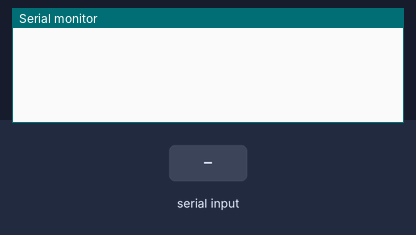
The sketch below on a simulated Arduino Uno, built with avr-gcc and run on an emulated ATmega328P. On the bench: the last lines printed to the serial monitor. Inputs (shaded band) come from the test bench.

Above: at 1.2 s.
1.3 s: "Y90\n" received over the second serial link
At 2.4 s:
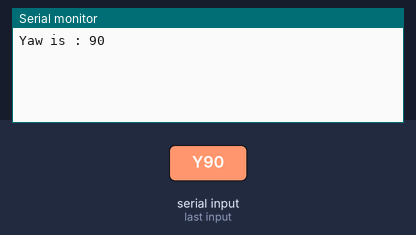
2.8 s: "Y" received over the second serial link
At 4.3 s:
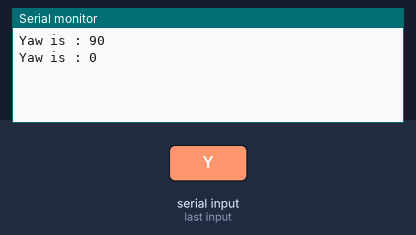

Measured:
- after the input at 1.3 s, the serial monitor: prints a new line at once (image 1)
- after the input at 2.8 s, the serial monitor: prints a new line at once (image 2)

The sketch:

IMU_testing.ino
```cpp
#include<SoftwareSerial.h>

SoftwareSerial IMU(6,5);  //Rx, Tx

void setup() {
  Serial.begin(57600);
  IMU.begin(57600);
}

void loop() {
  while (IMU.available()) {
    char c = IMU.read();
    if (c == 'Y') {
      Serial.print("Yaw is : ");
      int angle = IMU.parseInt();
      Serial.println(angle);
    }
  }
}
```
